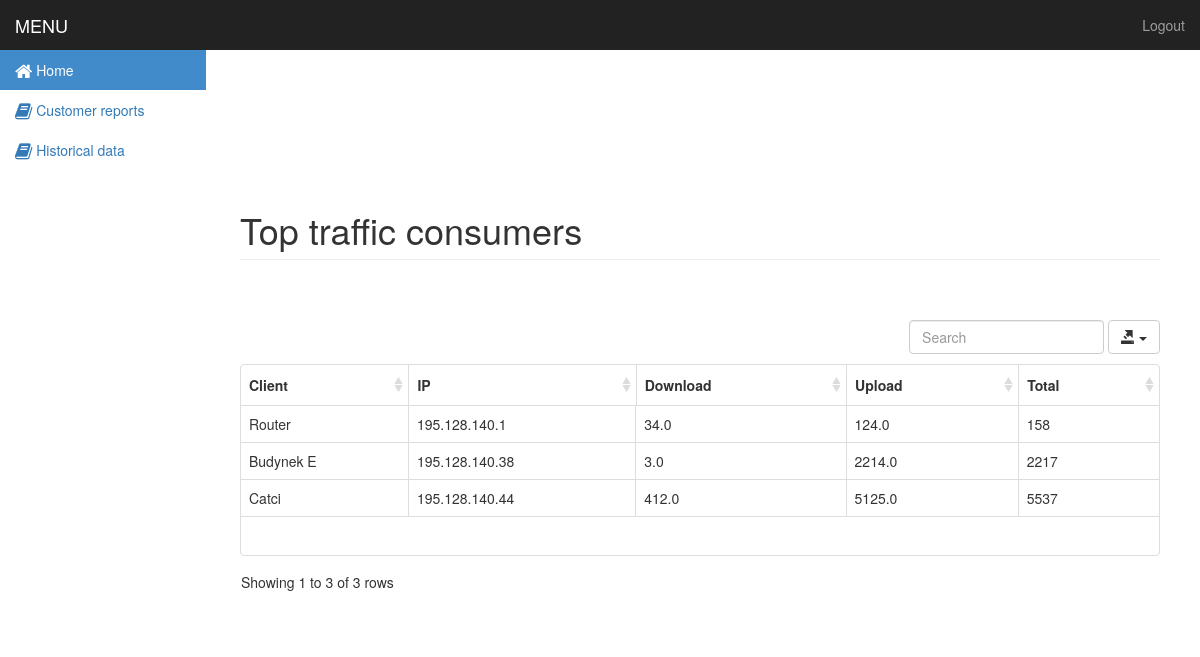
The app's page / (signed in) with its own data.
### traffic/models.py (models this page shows, shortened)
class Client(models.Model):
    clientIP = models.GenericIPAddressField(unique=True)
    clientName = models.CharField(max_length=50)
    clientcomment = models.CharField(max_length=300)

class Traffic(models.Model):
    trafficDownload = models.FloatField()
    trafficUpload = models.FloatField()
    trafficIP = models.ForeignKey(Client,related_name="traffic_for_client", unique_for_date="trafficTime")
    trafficTime = models.DateField()

### main/views.py (the view)
# urls.py: 2. Add a URL to urlpatterns:  url(r'^$', views.home, name='home')
def home(request):
    all_clients = Client.objects.all()
    top_traffic = {}
    for x in all_clients:
        top_traffic[x] = x.traffic_for_client.get(trafficTime='2017-04-01')
    context = {'top_traffic': top_traffic}
    return render(request, "main/home_2.html", context)

### main/templates/main/home_2.html
{% extends 'base.html' %}
{% load staticfiles %}
{% block content %}
{% if user.is_authenticated %}
<table data-toggle="table"
       data-query-params="queryParams"
       data-pagination="true"
       data-search="true"
       data-toolbar="#toolbar"
       data-show-export="true"
       data-height="300">
    <thead>
    <tr>
        <th data-field="Client" data-sortable="true" data-sorter="htmlSorter">Client</th>
        <th data-field="IP" data-sortable="true">IP</th>
        <th data-field="Download" data-sortable="true">Download</th>
        <th data-field="Upload" data-sortable="true">Upload</th>
        <th data-field="Total" data-sortable="true">Total</th>
    </tr>
    </thead>
    <tbody>
    {% for cl,tr in top_traffic.items %}
    <tr>
        <td> {{ cl.clientName }}</td>
        <td> {{ cl.clientIP }}</td>
        <td> {{ tr.trafficDownload }}</td>
        <td> {{ tr.trafficUpload }}</td>
        <td> {{ tr.trafficUpload|add:tr.trafficDownload }}</td>
    </tr>
    {% empty %}
        <td> Sorry no data</td>
    {% endfor %}
    </tbody>
</table>
{% endif %}
{% endblock content %}

### templates/base.html (shortened to what this page needs)
{% load staticfiles %}
<!DOCTYPE html>
<html lang="en"><head><meta http-equiv="Content-Type" content="text/html; charset=UTF-8">
{% block styling %}
    <link href="{% static 'bootstrap/css/bootstrap.min.css' %}" rel="stylesheet">
    <link href="{% static 'bootstrap/css/bootstrap-table.css' %}" rel="stylesheet">
        <link href="{% static 'bootstrap/css/bootstrap-select.css' %}" rel="stylesheet">
    <link href="{% static 'bootstrap/css/dashboard.css' %}" rel="stylesheet">
    <link href="{% static 'font-awesome/css/font-awesome.min.css' %}" rel="stylesheet">
{% endblock styling %}
  </head>
  <body>
  <nav class="navbar navbar-inverse navbar-fixed-top">
      <div class="container-fluid">
          <div class="navbar-header">
              <a class="navbar-brand" href="{% url 'flow_home' %}">MENU</a>
          </div>
          <div id="navbar" class="navbar-collapse collapse">
              <ul class="nav navbar-nav navbar-right">
                  {% if user.is_authenticated %}
                  <li><a href="{% url 'traffic_logout' %}">Logout</a></li>
                  {% else %}
                  <li><a href="{% url 'traffic_login' %}">Login</a></li>
                  {% endif %}
              </ul>
          </div>
      </div>
  </nav>
  <div class="container-fluid">
      <div class="row">
        <div class="col-sm-3 col-md-2 ">
          <ul class="nav nav-sidebar ">
            <li class="{% if request.resolver_match.url_name == "flow_home" %}active{% endif %}" color="green"><a href="{% url 'flow_home' %}"><i class="fa fa-home fa-lg"></i> Home<span class="sr-only">(current)</span></a></li>
            <li class="{% if request.resolver_match.url_name == "reports_customer" %}active{% endif %}"><a href="{% url 'reports_customer' %}"><i class="fa fa-book fa-lg"></i> Customer reports</a></li>
            <li class="{% if request.resolver_match.url_name == "reports_history" %}active{% endif %}"><a href="{% url 'reports_history' %}"><i class="fa fa-book fa-lg"></i> Historical data</a></li>
          </ul>
        </div>
        <div class="col-sm-9 col-sm-offset-3 col-md-10 col-md-offset-2 main">
          <h1 class="page-header">Top traffic consumers</h1>
{% block content %}
{% endblock content %}
</body></html>

### records on screen
Client: clientName "Router", clientIP "195.128.140.1", trafficDownload "34.0", trafficUpload "124.0", trafficUpload|add "158"
Client: clientName "Budynek E", clientIP "195.128.140.38", trafficDownload "3.0", trafficUpload "2214.0", trafficUpload|add "2217"
Client: clientName "Catci", clientIP "195.128.140.44", trafficDownload "412.0", trafficUpload "5125.0", trafficUpload|add "5537"
